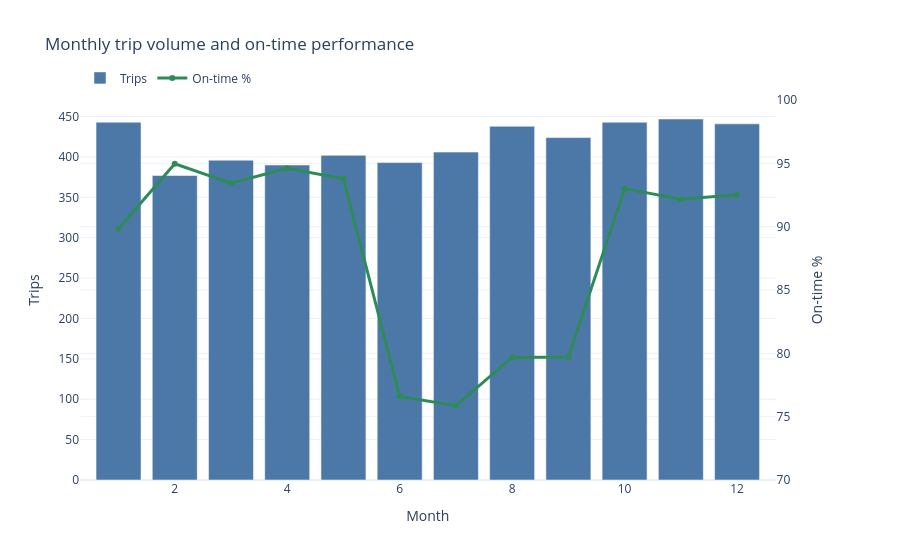

Write notebook code for a chart like this one.
### Code cell
monthly = (
    trips.groupby("month")
    .agg(
        trips=("trip_id", "count"),
        on_time=("delivery_status", lambda series: (series == "On_Time").mean()),
        avg_distance=("distance_km", "mean"),
    )
    .reset_index()
)

fig = make_subplots(specs=[[{"secondary_y": True}]])
fig.add_bar(
    x=monthly["month"],
    y=monthly["trips"],
    name="Trips",
    marker_color="#4C78A8",
)
fig.add_trace(
    go.Scatter(
        x=monthly["month"],
        y=monthly["on_time"] * 100,
        name="On-time %",
        mode="lines+markers",
        line=dict(color="#2E8B57", width=3),
    ),
    secondary_y=True,
)
fig.update_layout(
    title="Monthly trip volume and on-time performance",
    xaxis_title="Month",
    yaxis_title="Trips",
    legend=dict(orientation="h", yanchor="bottom", y=1.02),
)
fig.update_yaxes(title_text="On-time %", range=[70, 100], secondary_y=True)
fig.write_image(config.FIGURES / "02_monthly_performance.png", width=1000, height=520, scale=2)
fig.show()

### Figure 1 — Plotly figure (JSON) as saved in the notebook; plotly's stock layout.template omitted (floating-point values rounded to 4 significant figures)
{"data": [{"marker": {"color": "#4C78A8"}, "name": "Trips", "type": "bar", "x": [1, 2, 3, 4, 5, 6, 7, 8, 9, 10, 11, 12], "y": [443, 377, 396, 390, 402, 393, 406, 438, 424, 443, 447, 441]}, {"line": {"color": "#2E8B57", "width": 3}, "mode": "lines+markers", "name": "On-time %", "type": "scatter", "x": [1, 2, 3, 4, 5, 6, 7, 8, 9, 10, 11, 12], "xaxis": "x", "y": [89.84, 94.96, 93.43, 94.62, 93.78, 76.59, 75.86, 79.68, 79.72, 93.0, 92.17, 92.52], "yaxis": "y2"}], "layout": {"legend": {"orientation": "h", "y": 1.02, "yanchor": "bottom"}, "title": {"text": "Monthly trip volume and on-time performance"}, "xaxis": {"anchor": "y", "domain": [0.0, 0.94], "title": {"text": "Month"}}, "yaxis": {"anchor": "x", "domain": [0.0, 1.0], "title": {"text": "Trips"}}, "yaxis2": {"anchor": "x", "overlaying": "y", "range": [70, 100], "side": "right", "title": {"text": "On-time %"}}}}
